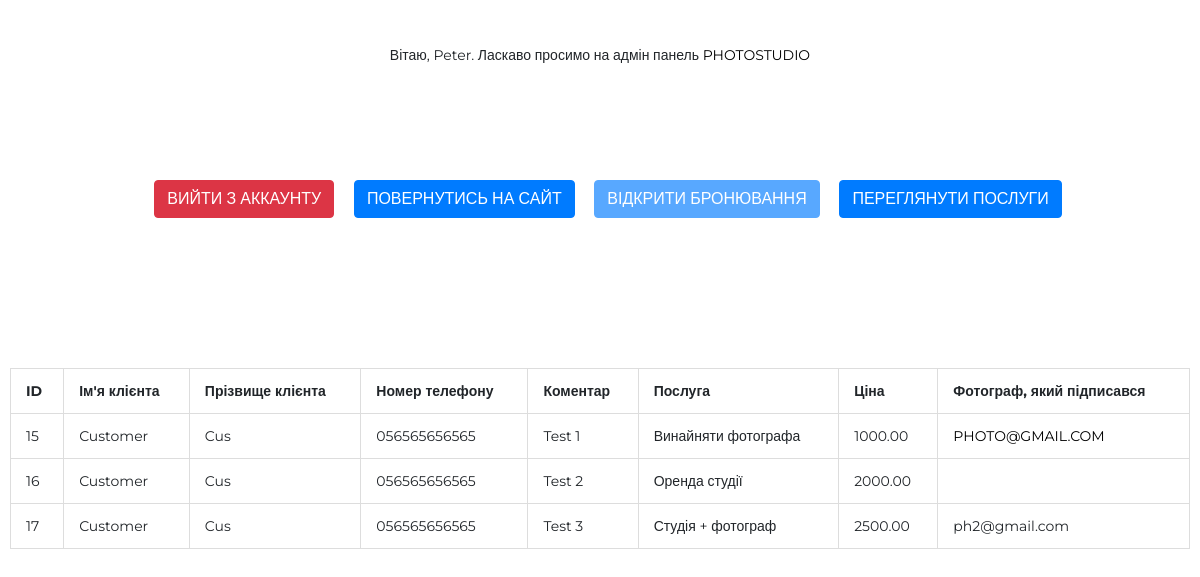
/bookings.php (signed in), run on the app's committed database.
### tables this page shows
CREATE TABLE `books`  (
  `id` int(11) NOT NULL AUTO_INCREMENT,
  `surname` varchar(191) NOT NULL,
  `name` varchar(191) NOT NULL,
  `phone` varchar(191) NOT NULL,
  `comment` text NULL,
  `service_id` int(11) NOT NULL,
  `photographer_id` int(11) NULL DEFAULT NULL,
  PRIMARY KEY (`id`) USING BTREE
);

CREATE TABLE `services`  (
  `id` int(11) NOT NULL,
  `name` varchar(255) NULL DEFAULT NULL,
  `price` decimal(10, 2) NULL DEFAULT NULL,
  `detail` varchar(255) NULL DEFAULT NULL,
  PRIMARY KEY (`id`) USING BTREE
);

CREATE TABLE `users`  (
  `id` int(11) NOT NULL AUTO_INCREMENT,
  `username` varchar(50) NOT NULL,
  `password` varchar(255) NOT NULL,
  `created_at` datetime(0) NULL DEFAULT current_timestamp(),
  `role_id` int(11) NOT NULL,
  `first_name` varchar(255) NOT NULL,
  `last_name` varchar(255) NOT NULL,
  `phone_number` char(20) NOT NULL,
  PRIMARY KEY (`id`) USING BTREE,
  UNIQUE INDEX `username`(`username`) USING BTREE
);

### Helper.php (called while the page is built, shortened)
<?php
class Helper{
    public static function permission($username, $part){
        include 'DB.php';
        $sql = 'SELECT name FROM permissions INNER JOIN users ON users.role_id = permissions.role_id WHERE username = "'.$username.'"';
        $result = $conn->query($sql);
        $flag = 0;
        while ($row = $result->fetch_assoc()){
            if($row['name'] == $part){
                $flag = 1;
                break;
            }
        }
        return $flag;
    }
}

### bookings.php (the view, shortened to what this page needs)
<?php
require_once "Helper.php";
include 'DB.php';
$sql = "SELECT * FROM books";
$result = $conn->query($sql);
?>
<!DOCTYPE html>
<html lang="en">
<head>
    <link rel="stylesheet" href="https://stackpath.bootstrapcdn.com/bootstrap/4.5.2/css/bootstrap.min.css">
    <link rel="stylesheet" href="./app/main.css">
</head>
<body>
<h1 class="my-5">Вітаю, <b><?php echo htmlspecialchars($_SESSION["first_name"]); ?></b>. Ласкаво просимо на адмін панель <a href="index.php">PhotoStudio</a></h1>
<p>
    <a href="logout.php" class="btn btn-danger ml-3">Вийти з аккаунту</a>
    <a href="index.php" class="btn btn-primary ml-3">Повернутись на сайт</a>
    <a href="bookings.php" class="btn btn-primary disabled ml-3">Відкрити бронювання</a>
    <a href="services.php" class="btn btn-primary ml-3">Переглянути послуги</a>
</p>
<div class="admin_panel">
    <?php if($result->num_rows > 0): ?>
        <table >
            <tr>
                <th>ID</th>
                <th>Ім'я клієнта</th>
                <th>Прізвище клієнта</th>
                <th>Номер телефону</th>
                <th>Коментар</th>
                <th>Послуга</th>
                <th>Ціна</th>
                <th>Фотограф, який підписався</th>
                <?php
                if (Helper::permission($_SESSION['username'], "order-edit") == 1){
                    echo '<th>Детальніше</th>';
                }
                ?>
            </tr>
            <?php  while($row = $result->fetch_assoc()): ?>
                <tr>
                    <td><?php echo  $row["id"] ?></td>
                    <td><?php echo  $row["name"] ?></td>
                    <td><?php echo  $row["surname"] ?></td>
                    <td><?php echo  $row["phone"] ?></td>
                    <td><?php echo  $row["comment"]?></td>
                    <?php
                    $services = "SELECT id, name, price FROM services WHERE id = ".$row['service_id'];
                    $result_service = $conn->query($services)->fetch_assoc();
                    ?>
                    <td><?php echo $result_service['name']?></td>
                    <td><?php echo $result_service['price']?></td>
                    <?php if(isset($row["photographer_id"])){
                        $photographer = "SELECT username FROM users WHERE id = ".$row["photographer_id"];
                        $ph_name = $conn->query($photographer)->fetch_assoc();
                        if(Helper::permission($_SESSION['username'], "order-edit") != 1 && $ph_name['username'] == $_SESSION['username']){
                            echo '<td><a href="ph_remove.php?id='.$row["id"].'">'.$ph_name['username'].'</a></td>';
                        }else echo '<td>'.$ph_name['username'].'</td>';
                    }elseif(Helper::permission($_SESSION['username'], "order-edit") != 1 && $result_service['id'] != 2) {
                        echo '<td><a class="btn btn-info ml-3" style="margin: 0" href="ph_accept.php?id='.$row["id"].'">Прийняти</a></td>';
                    }else{
                        echo '<td></td>';
                    }
                    ?>
                    <?php
                    if (Helper::permission($_SESSION['username'], "order-edit") == 1){
                        echo '<td>
                                <a class="btn btn-warning ml-3" style="margin: 0" href="booking_single.php?id='.$row["id"].'">Переглянути</a>
                                <a class="btn btn-danger ml-3" style="margin: 0" href="delete_booking.php?id='.$row["id"].'">Видалити</a>
                              </td>';
                    }
                    ?>
                </tr>
            <?php endwhile; ?>
        </table>
    <?php else: ?>
        <h1>0 Results</h1>
    <?php endif; ?>
</div>
</body>
</html>

### app/main.css (style rules this page uses)
* { margin: 0; padding: 0; }
html, body, div, span, applet, object, iframe, h1, h2, h3, h4, h5, h6, p, blockquote, pre, a, abbr, acronym, address, big, cite, code, del, dfn, em, img, ins, kbd, q, s, samp, small, strike, strong, sub, sup, tt, var, b, u, i, center, dl, dt, dd, ol, ul, li, fieldset, form, label, legend, table, caption, tbody, tfoot, thead, tr, th, td, article, aside, canvas, details, embed, figure, figcaption, footer, header, hgroup, menu, nav, output, ruby, section, summary, time, mark, audio, video { margin: 0; padding: 0; border: 0; font-size: 100%; font: inherit; vertical-align: baseline; }
html { height: 100%; }
body { line-height: 1; }
table { border-collapse: collapse; border-spacing: 0; }
a { text-decoration: none; color: #000; text-transform: uppercase; }
body { font-family: 'Montserrat', sans-serif; font-size: 14px; }
.btn { margin: 70px 0 0 60px; }
.admin_panel { padding: 150px 10px; }
table, td, th { border: 1px solid #ddd; text-align: left; }
table { border-collapse: collapse; width: 100%; }
th, td { padding: 15px; }
th { font-weight: bold; }

### bookings.php (style rules this page uses)
body { font: 14px sans-serif; text-align: center; }

### data on the page
books: id "15", name "Customer", surname "Cus", phone "056565656565", comment "Test 1", service.name "Винайняти фотографа", service.price "1000.00", users.username "PHOTO@GMAIL.COM"
books: id "16", name "Customer", surname "Cus", phone "056565656565", comment "Test 2", service.name "Оренда студії", service.price "2000.00"
books: id "17", name "Customer", surname "Cus", phone "056565656565", comment "Test 3", service.name "Студія + фотограф", service.price "2500.00", users.username "ph2@gmail.com"

### other printed values
$_SESSION["first_name"] "Peter"
